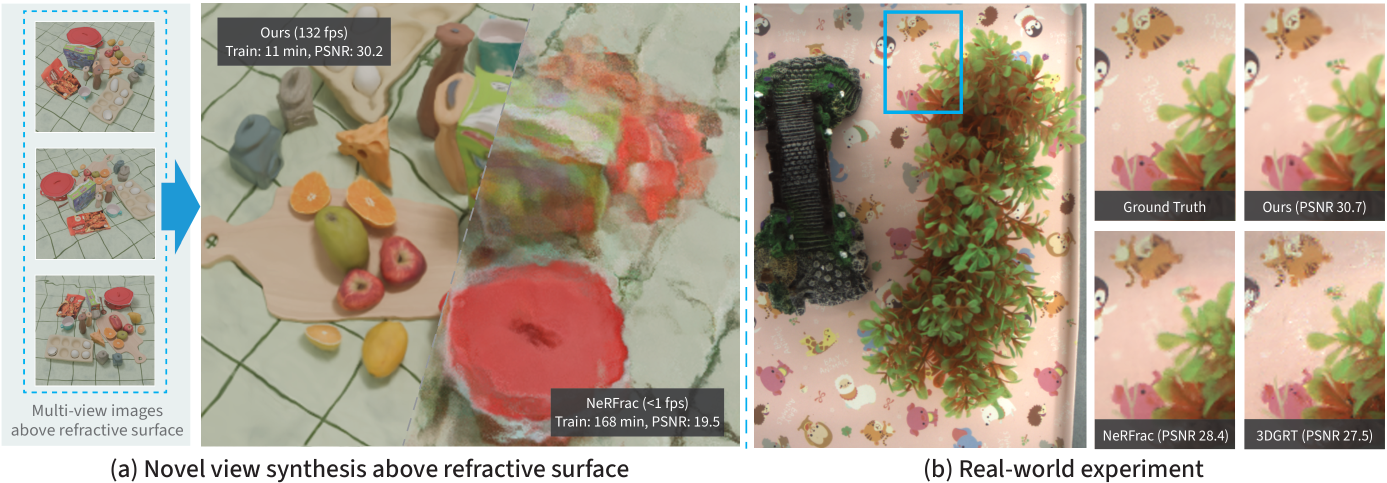
#> input picture assets/teaser.png, 2774 x 966 px (shown at 1/2 size)
$ python -i llff2blender.py   (imports and definitions only)
#> lines starting #> are read from the running program, lines starting #| are printed output that depends on the picture
"""Convert an LLFF-format dataset (poses_bounds.npy + images) to the
NeRF/D-NeRF blender-style json dataset format (transforms_train/test/val.json
+ train/test image folders), as used by threedgrut's NeRF dataloader.

Input layout (per scene):
    <input_dir>/poses_bounds.npy      (N, 17) float array: N x [3x5 pose | 2 bounds]
    <input_dir>/images/               full-resolution images
    <input_dir>/images_<ds>/          optional pre-downsampled images (factor <ds>)

Output layout (per scene):
    <output_dir>/train/<name>.png
    <output_dir>/test/<name>.png
    <output_dir>/transforms_train.json
    <output_dir>/transforms_test.json
    <output_dir>/transforms_val.json    (same frame as test)

Conversion recipe (verified to reproduce the reference dataset bit-exactly):
  1. LLFF pose columns [c0 c1 c2 t] are permuted to the NeRF c2w convention
     [right, up, back] = [c1, -c0, c2] with translation t.
  2. Poses are recentered with NeRF's recenter_poses(): a rigid transform
     built from the average view direction and average up vector
     (viewmatrix of the mean pose), so the mean camera center is at the origin.
  3. Translations are scaled by 4 / (3 * min_bound), where min_bound is the
     minimum over all near/far bounds in poses_bounds.npy (i.e. the scaled
     near plane becomes 4/3).
  4. camera_angle_x = 2 * atan(W / (2 * focal)) from the LLFF hwf entry
     (invariant to image downsampling).
  5. Split: the middle frame (index N//2 of the name-sorted list) goes to
     test/val, all others to train.

Usage:
    # Single scene
    python scripts/llff2blender.py -i data/nerfrac_llff/real_plant -o data/nerfrac/real_plant

    # Batch: process every scene subdirectory
    python scripts/llff2blender.py -i data/nerfrac_llff -o data/nerfrac --batch
"""

import argparse
import json
import os
import shutil

import numpy as np
from PIL import Image


# ----------------------------------------------------------------------------
# Pose helpers (LLFF <-> NeRF conventions), following the original NeRF code.


def normalize(v):
    return v / np.linalg.norm(v)


# [38 lines left out: functions viewmatrix, poses_avg, recenter_poses, llff_to_nerf_poses, not called in this run]


# ----------------------------------------------------------------------------
# Conversion


def convert_scene(scene_in, scene_out, downsample=4, test_index=None, resize=False):
    poses_bounds_path = os.path.join(scene_in, "poses_bounds.npy")
    images_dir = os.path.join(scene_in, "images")
    if not os.path.exists(poses_bounds_path):
        raise FileNotFoundError(f"poses_bounds.npy not found in {scene_in}")

    poses_bounds = np.load(poses_bounds_path)
    image_names = sorted(
        f for f in os.listdir(images_dir) if f.lower().endswith((".png", ".jpg", ".jpeg"))
    )
    n = len(image_names)
    if poses_bounds.shape[0] != n:
        raise ValueError(f"{scene_in}: {n} images but {poses_bounds.shape[0]} poses")

    # Poses: LLFF -> NeRF convention -> recenter -> scale translations
    poses = llff_to_nerf_poses(poses_bounds)
    poses = recenter_poses(poses)
    min_bound = poses_bounds[:, 15:].min()
    scale = 4.0 / (3.0 * min_bound)
    poses[:, :3, 3] *= scale

    # Intrinsics from the LLFF hwf entry (full resolution)
    hwf = poses[0, :3, 4]
    height, width, focal = hwf
    camera_angle_x = 2.0 * np.arctan(width / (2.0 * focal))

    # Split: middle frame to test/val, the rest to train
    if test_index is None:
        test_index = n // 2
    splits = {"train": [], "test": []}
    for i, name in enumerate(image_names):
        splits["test" if i == test_index else "train"].append((i, name))

    # Images: copy from images_<ds> if available, otherwise copy full resolution
    # (use --resize to force on-the-fly downsampling when images_<ds> is missing)
    ds_dir = os.path.join(scene_in, f"images_{downsample}")
    use_ds = downsample > 1 and os.path.isdir(ds_dir)
    for split in ("train", "test"):
        os.makedirs(os.path.join(scene_out, split), exist_ok=True)
    for split, items in splits.items():
        for _, name in items:
            dst = os.path.join(scene_out, split, name)
            if use_ds:
                shutil.copyfile(os.path.join(ds_dir, name), dst)
            elif resize:
                img = Image.open(os.path.join(images_dir, name))
                img = img.resize(
                    (img.width // downsample, img.height // downsample),
                    Image.LANCZOS,
                )
                img.save(dst)
            else:
                shutil.copyfile(os.path.join(images_dir, name), dst)

    # Json files
    # [14 lines left out: function make_json, not called in this run]

    outputs = {
        "transforms_train.json": make_json(splits["train"], "train"),
        "transforms_test.json": make_json(splits["test"], "test"),
        "transforms_val.json": make_json(splits["test"], "test"),
    }
    for fname, data in outputs.items():
        with open(os.path.join(scene_out, fname), "w") as f:
            json.dump(data, f, indent=4)

    print(
        f"Converted {scene_in} -> {scene_out}: "
        f"{len(splits['train'])} train / {len(splits['test'])} test, "
        f"scale={scale:.6f}, camera_angle_x={camera_angle_x:.6f}"
    )


# [20 lines left out: function main, not called in this run]


# [2 lines not run here, left out]

>>> import cv2
>>> picture = cv2.imread('../assets/teaser.png', cv2.IMREAD_GRAYSCALE)
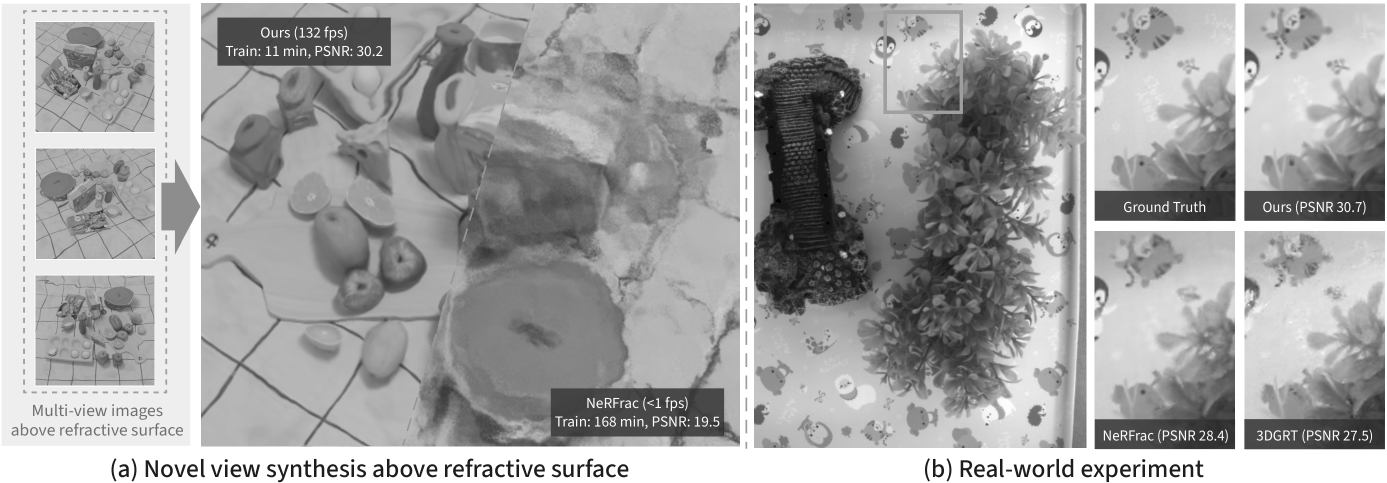
#> picture: shape (966, 2774) (shown at 1/2 size); min 0, max 255, mean 163.8
>>> result = convert_scene(picture, 'out.png')
#> (the run stopped early here; a loop or call above may not have finished)
